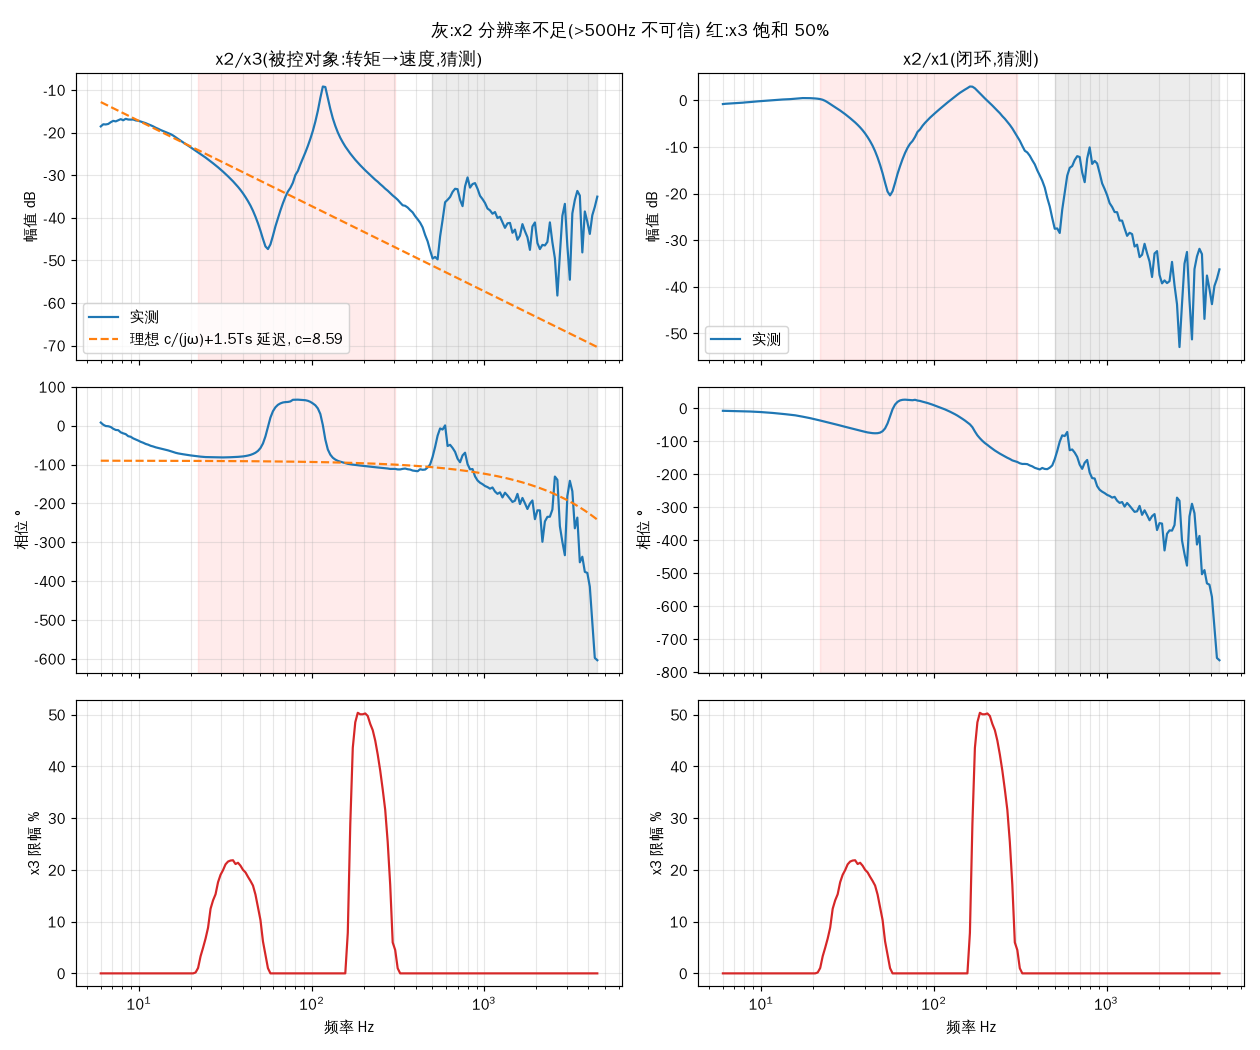

The Python source for this figure:
"""Bode from ScanFreq CSV under guessed roles: x1=excitation/cmd, x2=speed fb, x3=torque cmd.
Log chirp f=5*1000^(t/10); per-frequency lock-in; ideal plant 1/(J s) with 1.5 Ts delay."""
import sys, numpy as np, matplotlib
matplotlib.use('Agg'); import matplotlib.pyplot as plt
plt.rcParams['font.sans-serif']=['Noto Sans CJK SC','WenQuanYi Zen Hei','DejaVu Sans']; plt.rcParams['axes.unicode_minus']=False
f_csv=sys.argv[1]; d=np.loadtxt(f_csv,delimiter=',',skiprows=36)
fs,T,L=16000,10,0.4998; t=np.arange(len(d))/fs; k=np.log(1000)/T
ph=2*np.pi*5*(np.exp(k*t)-1)/k
def li(x,f0):
    tc=T*np.log(f0/5)/np.log(1000); w=min(max(8/f0,.02),.3)
    a=max(int((tc-w/2)*fs),0); b=min(int((tc+w/2)*fs),len(x))
    return (x[a:b]*np.hanning(b-a)*np.exp(-1j*ph[a:b])).sum(), (np.abs(d[a:b,2])>=L).mean()
fq=np.geomspace(6,4500,200)
X=[np.array([li(d[:,i],f)[0] for f in fq]) for i in range(3)]
sat=np.array([li(d[:,2],f)[1] for f in fq])
P=X[1]/X[2]; T21=X[1]/X[0]; C=X[2]/X[0]
db=lambda h:20*np.log10(abs(h)); pd=lambda h:np.degrees(np.unwrap(np.angle(h)))
w=2*np.pi*fq; m=(fq>=8)&(fq<=25)&(sat<0.01)
c=10**(np.mean(db(P[m])+20*np.log10(w[m]))/20)   # |P|=c/w fitted at 8-25 Hz
Pid=c/(1j*w)*np.exp(-1j*w*1.5/fs)
bad=(fq>500)
fig,ax=plt.subplots(3,2,figsize=(12,10),sharex=True)
for j,(H,name,ideal) in enumerate(((P,'x2/x3(被控对象:转矩→速度,猜测)',Pid),(T21,'x2/x1(闭环,猜测)',None))):
    ax[0,j].semilogx(fq,db(H),label='实测');ax[1,j].semilogx(fq,pd(H))
    if ideal is not None:
        ax[0,j].semilogx(fq,db(ideal),'--',label=f'理想 c/(jω)+1.5Ts 延迟, c={c:.3g}');ax[1,j].semilogx(fq,pd(ideal),'--')
    ax[0,j].set_title(name);ax[0,j].legend();ax[0,j].set_ylabel('幅值 dB');ax[1,j].set_ylabel('相位 °')
    for a in (ax[0,j],ax[1,j]):
        a.axvspan(500,4500,color='gray',alpha=.15);a.grid(True,which='both',alpha=.3)
        for lo,hi in ((fq[sat>0.01].min(),fq[sat>0.01].max()),):a.axvspan(lo,hi,color='r',alpha=.08)
    ax[2,j].semilogx(fq,sat*100,c='C3');ax[2,j].set_ylabel('x3 限幅 %');ax[2,j].set_xlabel('频率 Hz');ax[2,j].grid(True,which='both',alpha=.3)
fig.suptitle('灰:x2 分辨率不足(>500Hz 不可信) 红:x3 饱和 50%');plt.tight_layout();plt.savefig('bode_guess.png',dpi=105)
print('c',c)
